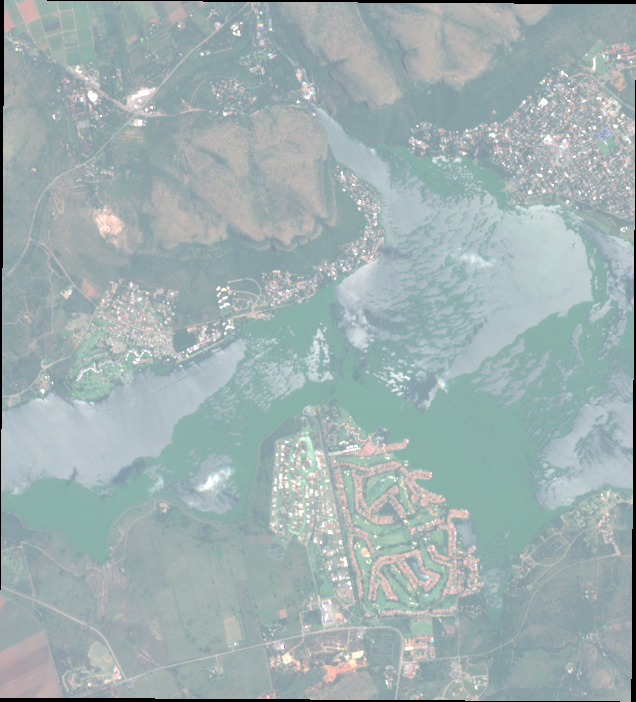
#> input picture images_2023/hartbeespoort_dam_2023-01-04.tif, 636 x 702 px
$ python -i feature_extraction.py   (imports and definitions only)   (older library calls are emulated)
#> lines starting #> are read from the running program, lines starting #| are printed output that depends on the picture
import csv
import cv2
from matplotlib import pyplot as plt
from skimage.feature import graycomatrix, graycoprops, hog


def ensure_grayscale(image):
    """Ensure the image is in grayscale. Convert if not."""
    if len(image.shape) == 3:
        image = cv2.cvtColor(image, cv2.COLOR_BGR2GRAY)
    elif len(image.shape) != 2:
        raise ValueError("Input image is not valid grayscale or RGB.")
    return image


def extract_hog_features(gray_image, orientations=9, pixels_per_cell=(8, 8), cells_per_block=(2, 2)):
    gray_image = ensure_grayscale(gray_image)
    try:
        features, hog_image = hog(gray_image, orientations=orientations, pixels_per_cell=pixels_per_cell,
                                  cells_per_block=cells_per_block,  visualize=True, block_norm='L2-Hys')
        if hog_image is not None:
            print("HOG Image shape:", hog_image.shape)
        else:
            print("HOG Image: None")
        return features, hog_image
    except Exception as e:
        raise RuntimeError(f"Error extracting HOG features: {e}")


def extract_color_histogram(image):
    histograms = {}
    for channel, color_name in enumerate(['blue', 'green', 'red']):
        hist = cv2.calcHist([image], [channel], None, [256], [0, 256])
        histograms[color_name] = hist.flatten().tolist()
    return histograms


def calculate_texture_features(image):
    """Calculate texture features using Gray-Level Co-occurrence Matrix (GLCM)."""
    gray_image = cv2.cvtColor(image, cv2.COLOR_BGR2GRAY)
    glcm = graycomatrix(gray_image, [1], [0], symmetric=True, normed=True)
    contrast = graycoprops(glcm, 'contrast')[0, 0]
    dissimilarity = graycoprops(glcm, 'dissimilarity')[0, 0]
    homogeneity = graycoprops(glcm, 'homogeneity')[0, 0]
    return {'contrast': contrast, 'dissimilarity': dissimilarity, 'homogeneity': homogeneity}


# Function to save metrics as CSV
def save_metrics_as_csv(image_path, color_histogram, texture_features):
    base_filename = image_path.split('.')[0]
    output_filename = f"{base_filename}_metrics.csv"

    # Open a CSV file to save data
    with open(output_filename, mode='w', newline='') as file:
        writer = csv.writer(file)
        # Write headers
        writer.writerow(['Metric', 'Value'])

        # Write color histograms
        for color, hist in color_histogram.items():
            writer.writerow([f"{color} channel histogram", hist[:10]])

        # Write texture features
        for feature, value in texture_features.items():
            writer.writerow([feature, value])

    print(f"Metrics saved as CSV in {output_filename}")


def features_extract(image):
    gray_image = ensure_grayscale(image)
    hog_features, hog_image = extract_hog_features(gray_image)
    color = extract_color_histogram(image)
    texture = calculate_texture_features(image)

    return hog_image, {'color_histogram': color, 'texture': texture}
'''

def segment_image(gray_image, method='fixed', fixed_threshold=0.5):
    gray_image = ensure_grayscale(gray_image)
    if method == 'adaptive':
        segmented_image = cv2.adaptiveThreshold((gray_image * 255).astype(np.uint8), 255,
                                                cv2.ADAPTIVE_THRESH_GAUSSIAN_C, cv2.THRESH_BINARY, 11, 2)
    elif method == 'fixed':
        _, segmented_image = cv2.threshold(gray_image, int(fixed_threshold * 255), 255, cv2.THRESH_BINARY)
    else:
        raise ValueError("Invalid thresholding method. Choose 'fixed' or 'adaptive'.")
    return segmented_image

# Overlay with alpha blending
def overlay_with_alpha(image, overlay_image, alpha=0.3):
    return cv2.addWeighted(image, 1 - alpha, overlay_image, alpha, 0)


def extract_texture_features(gray_image):
    gray_image = ensure_grayscale(gray_image)
    gray_image_uint8 = (gray_image * 255).astype(np.uint8)
    glcm = graycomatrix(gray_image_uint8, [1], [0], symmetric=True, normed=True)

    texture_features = {
        # Extract GLCM properties
        'contrast': graycoprops(glcm, 'contrast')[0, 0],
        'dissimilarity': graycoprops(glcm, 'dissimilarity')[0, 0],
        'homogeneity': graycoprops(glcm, 'homogeneity')[0, 0],
        'energy': graycoprops(glcm, 'energy')[0, 0],
        'correlation': graycoprops(glcm, 'correlation')[0, 0]
    }
    return texture_features


def calculate_coverage(segmented_image):
    area = np.sum(segmented_image)/255
    return area / segmented_image.size


def detect_blobs(binary_image):
    if len(binary_image.shape) != 2:
        raise ValueError("Input image for blob detection should be a binary mask (single channel).")

    # Blob detection parameters
    params = cv2.SimpleBlobDetector_Params()
    params.filterByArea = True
    params.minArea = 100
    params.filterByCircularity = True
    params.minCircularity = 0.1
    params.filterByConvexity = True
    params.minConvexity = 0.1
    params.filterByInertia = True
    params.minInertiaRatio = 0.1

    # Create a detector with the parameters
    detector = cv2.SimpleBlobDetector_create(params)
    # Detect blobs
    keypoints = detector.detect(binary_image)
    # Draw detected blobs on the image
    output_image = cv2.drawKeypoints(np.zeros_like(binary_image), keypoints, np.zeros((1, 1), dtype=np.uint8),
                                     flags=cv2.DRAW_MATCHES_FLAGS_DRAW_RICH_KEYPOINTS)

    return output_image, keypoints


def detect_contours(binary_image):
    if len(binary_image.shape) != 2:
        raise ValueError("Input image for contour detection should be a binary mask (single channel).")

    # Find contours
    contours, _ = cv2.findContours(binary_image, cv2.RETR_EXTERNAL, cv2.CHAIN_APPROX_SIMPLE)
    # Draw contours on a blank image
    output_image = cv2.drawContours(np.zeros_like(binary_image), contours, -1, (0, 255, 0), 2)
    return output_image, contours


def segment_water_bodies(image):
    # Define thresholds for water body detection
    lower_blue = np.array([0, 0, 100])
    upper_blue = np.array([100, 100, 255])

    # Create a binary mask for water bodies
    water_mask = cv2.inRange(image, lower_blue, upper_blue)
    # Apply the mask to the image to get water bodies
    water_bodies = cv2.bitwise_and(image, image, mask=water_mask)
    return water_bodies, water_mask


def detect_water_hyacinth(image):
    # Segment the image for water hyacinth detection
    segmented_image = segment_image(image)

    # Detect blobs and contours in the segmented image
    blob_image, keypoints = detect_blobs(segmented_image)
    contour_image, contours = detect_contours(segmented_image)

    return blob_image, contour_image'''

>>> import cv2
>>> picture = cv2.imread('images_2023/hartbeespoort_dam_2023-01-04.tif')
#> picture is the input picture: shape (702, 636, 3); mean B, G, R 177.3, 176.6, 160.3
>>> result = features_extract(picture)
#> in ensure_grayscale, `image = cv2.cvtColor(image, cv2.COLOR_BGR2GRAY)`:
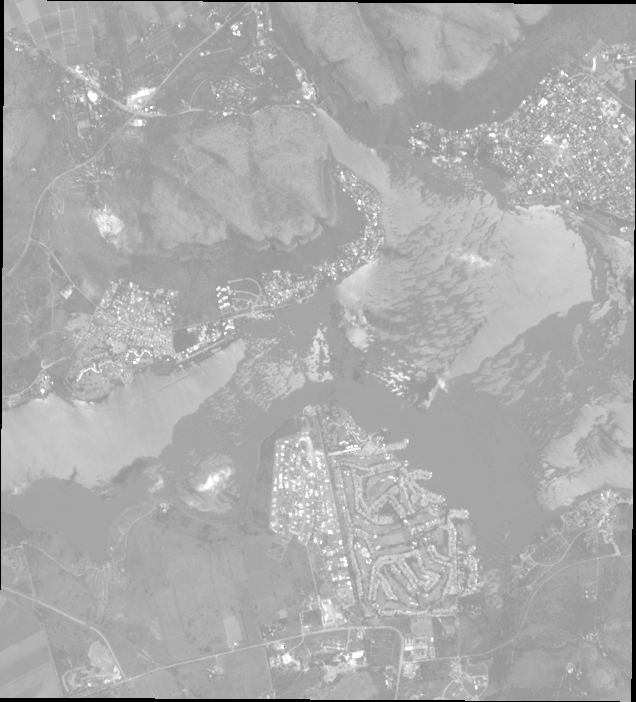
#> image: shape (702, 636); min 0, max 255, mean 171.8
#> in extract_hog_features, `features, hog_image = hog(gray_image, orientations=orientations, pixel..`:
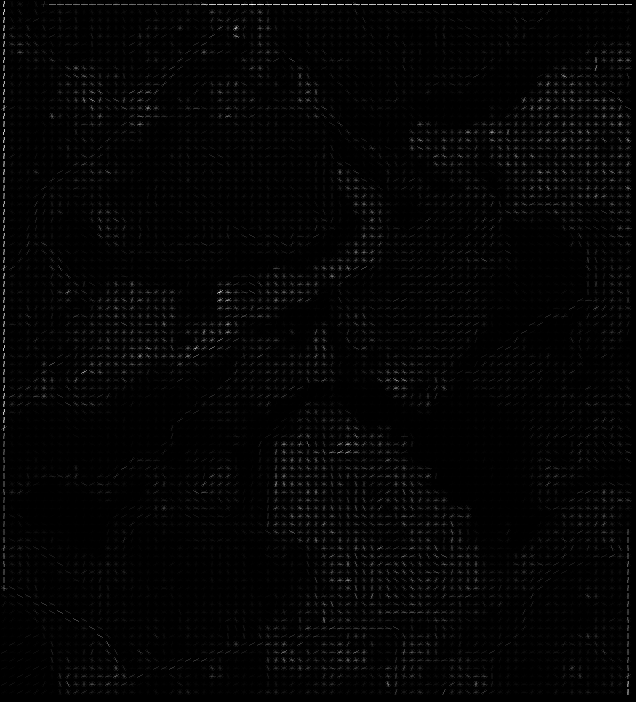
#> hog_image: shape (702, 636) float64; min 0, max 53.98, mean 0.9; drawn with min black and max white
#| HOG Image shape: (702, 636)
#> after the loop in extract_color_histogram, `for channel, color_name in enumerate(['blue', 'green', 'red']):`: histograms = 3 items
#> in calculate_texture_features, `contrast = graycoprops(glcm, 'contrast')[0, 0]`: contrast = 125.2
#> in calculate_texture_features, `dissimilarity = graycoprops(glcm, 'dissimilarity')[0, 0]`: dissimilarity = 4
#> in calculate_texture_features, `homogeneity = graycoprops(glcm, 'homogeneity')[0, 0]`: homogeneity = 0.379
#> in features_extract, `texture = calculate_texture_features(image)`: texture = {'contrast': 125.2, 'dissimilarity': 4, 'homogeneity': 0.379}

$ run again, on images_2023/hartbeespoort_dam_2023-01-09.tif
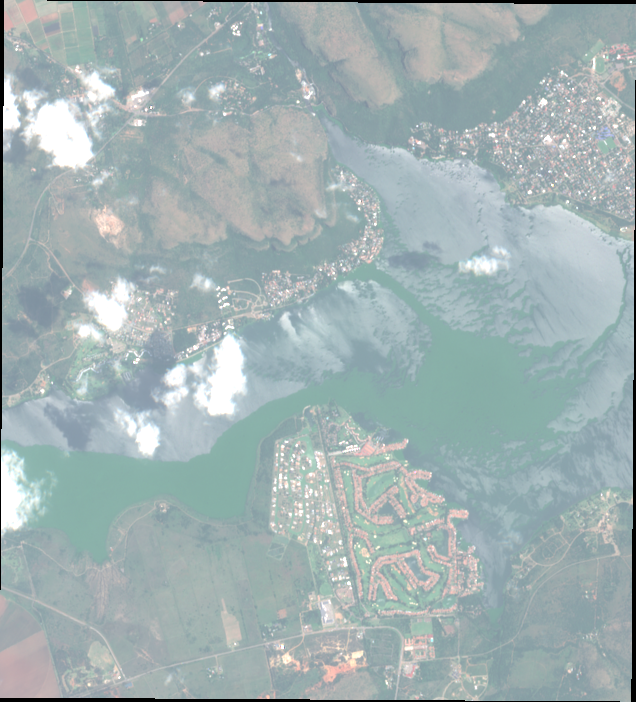
#> input picture images_2023/hartbeespoort_dam_2023-01-09.tif, 636 x 702 px
#> picture is the input picture: shape (702, 636, 3); mean B, G, R 179.3, 177.9, 162
#> in ensure_grayscale, `image = cv2.cvtColor(image, cv2.COLOR_BGR2GRAY)`:
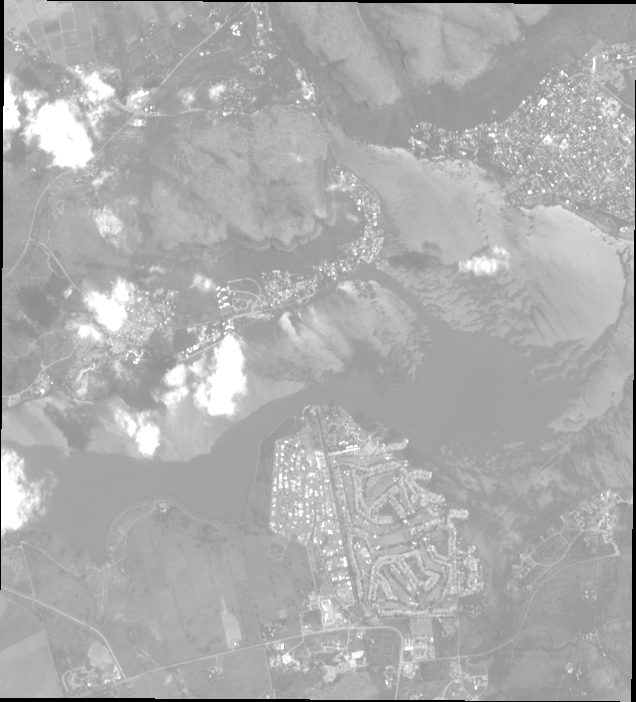
#> image: shape (702, 636); min 0, max 255, mean 173.3
#| HOG Image shape: (702, 636)
#> after the loop in extract_color_histogram, `for channel, color_name in enumerate(['blue', 'green', 'red']):`: histograms = 3 items
#> contrast = 136.1
#> dissimilarity = 3.96
#> homogeneity = 0.393
#> texture = {'contrast': 136.1, 'dissimilarity': 3.96, 'homogeneity': 0.393}

$ run again, on images_2023/hartbeespoort_dam_2023-01-11.tif
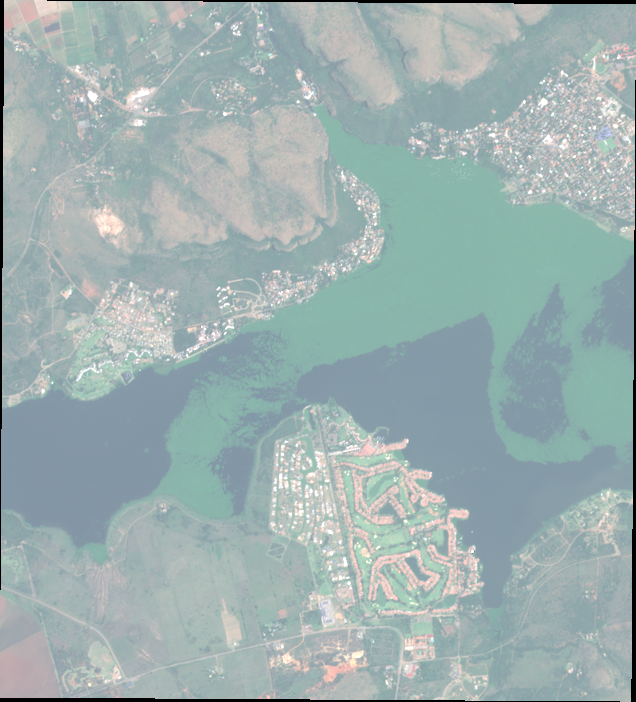
#> input picture images_2023/hartbeespoort_dam_2023-01-11.tif, 636 x 702 px
#> picture is the input picture: shape (702, 636, 3); mean B, G, R 176, 176.1, 157.9
#> in ensure_grayscale, `image = cv2.cvtColor(image, cv2.COLOR_BGR2GRAY)`:
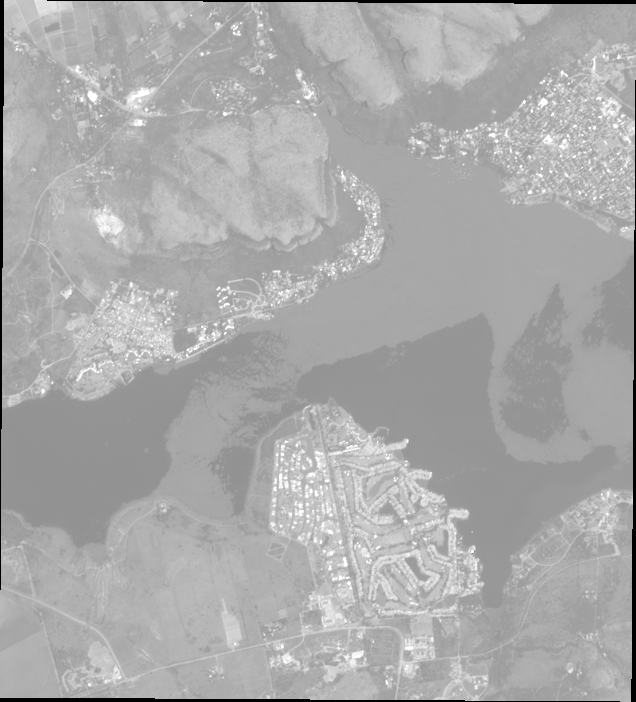
#> image: shape (702, 636); min 0, max 255, mean 170.7
#| HOG Image shape: (702, 636)
#> after the loop in extract_color_histogram, `for channel, color_name in enumerate(['blue', 'green', 'red']):`: histograms = 3 items
#> contrast = 120.9
#> dissimilarity = 3.74
#> homogeneity = 0.442
#> texture = {'contrast': 120.9, 'dissimilarity': 3.74, 'homogeneity': 0.442}

$ run again, on images_2023/hartbeespoort_dam_2023-01-16.tif
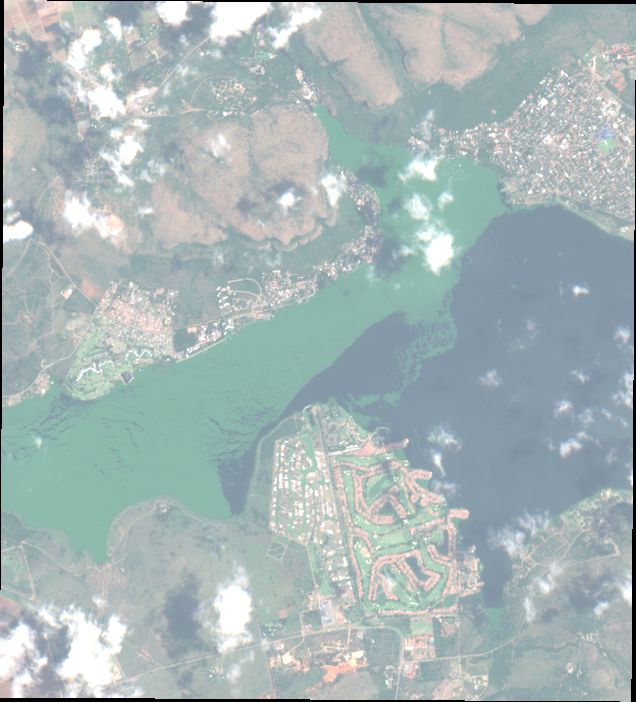
#> input picture images_2023/hartbeespoort_dam_2023-01-16.tif, 636 x 702 px
#> picture is the input picture: shape (702, 636, 3); mean B, G, R 182.8, 182.1, 166.9
#> in ensure_grayscale, `image = cv2.cvtColor(image, cv2.COLOR_BGR2GRAY)`:
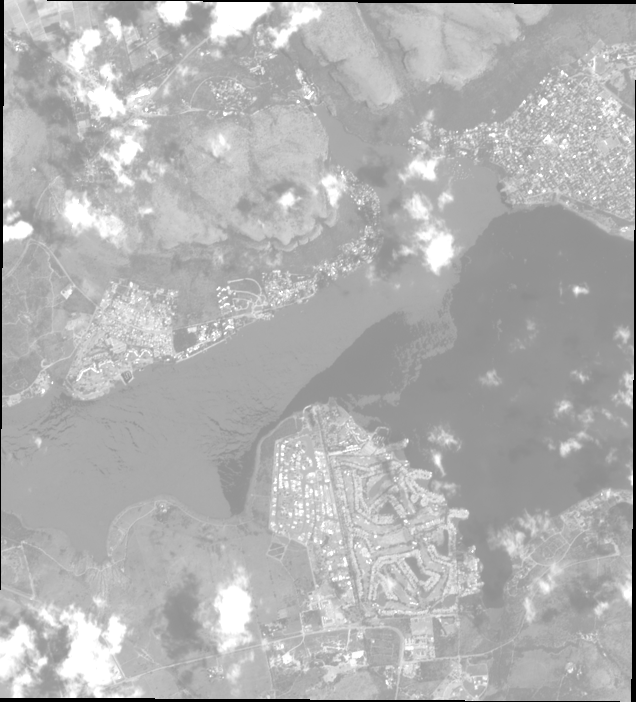
#> image: shape (702, 636); min 0, max 255, mean 177.7
#> in extract_hog_features, `features, hog_image = hog(gray_image, orientations=orientations, pixel..`:
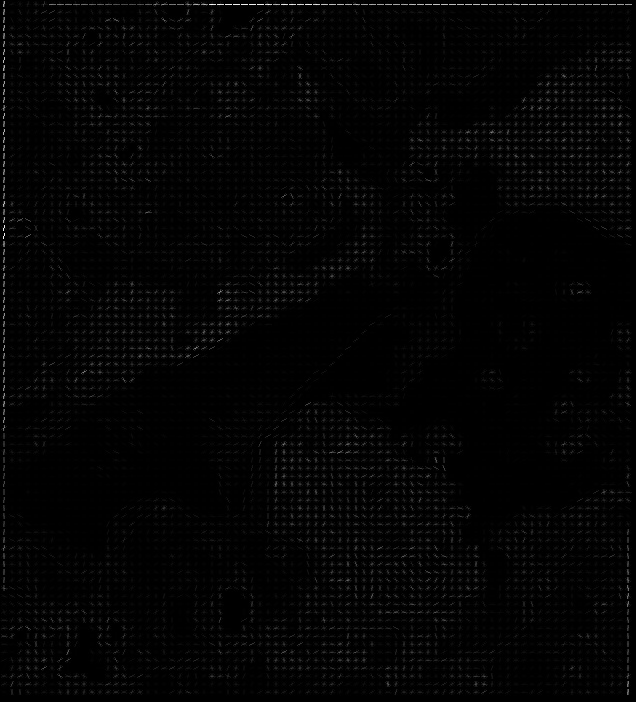
#> hog_image: shape (702, 636) float64; min 0, max 67.89, mean 1; drawn with min black and max white
#| HOG Image shape: (702, 636)
#> after the loop in extract_color_histogram, `for channel, color_name in enumerate(['blue', 'green', 'red']):`: histograms = 3 items
#> contrast = 136.8
#> dissimilarity = 4.23
#> homogeneity = 0.401
#> texture = {'contrast': 136.8, 'dissimilarity': 4.23, 'homogeneity': 0.401}
